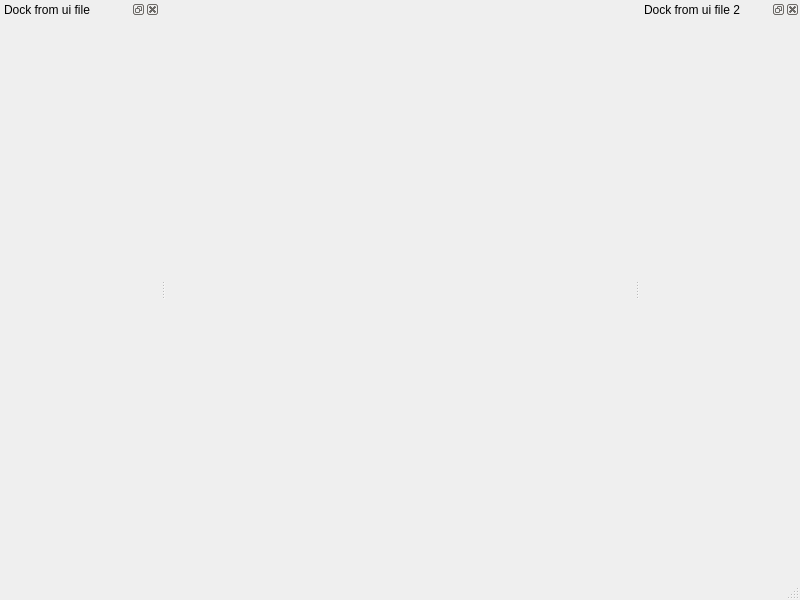
<?xml version="1.0" encoding="UTF-8"?>
<ui version="4.0">
 <class>MainWindow</class>
 <widget class="QMainWindow" name="MainWindow">
  <property name="geometry">
   <rect>
    <x>0</x>
    <y>0</y>
    <width>800</width>
    <height>600</height>
   </rect>
  </property>
  <property name="windowTitle">
   <string>Example 3: widget from ui file</string>
  </property>
  <widget class="QWidget" name="centralwidget"/>
  <widget class="QMenuBar" name="menubar">
   <property name="geometry">
    <rect>
     <x>0</x>
     <y>0</y>
     <width>800</width>
     <height>23</height>
    </rect>
   </property>
  </widget>
  <widget class="QStatusBar" name="statusbar"/>
  <widget class="QDockWidget" name="dockWidget">
   <property name="minimumSize">
    <size>
     <width>160</width>
     <height>38</height>
    </size>
   </property>
   <property name="windowTitle">
    <string>Dock from ui file</string>
   </property>
   <attribute name="dockWidgetArea">
    <number>1</number>
   </attribute>
   <widget class="QWidget" name="dockWidgetContents"/>
  </widget>
  <widget class="QDockWidget" name="dockWidget_2">
   <property name="minimumSize">
    <size>
     <width>160</width>
     <height>38</height>
    </size>
   </property>
   <property name="windowTitle">
    <string>Dock from ui file 2</string>
   </property>
   <attribute name="dockWidgetArea">
    <number>2</number>
   </attribute>
   <widget class="QWidget" name="dockWidgetContents_2"/>
  </widget>
 </widget>
 <resources/>
 <connections/>
</ui>
